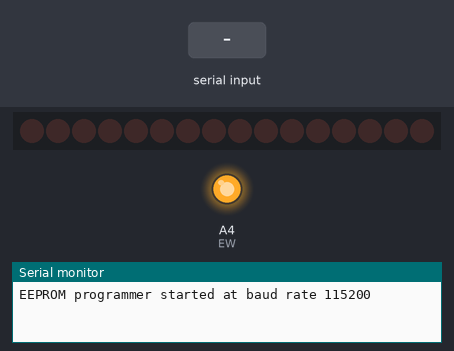
Bench run of a program on a simulated Arduino Nano, built with avr-gcc and run on an emulated ATmega328P. On the bench: 16 shift-register outputs drawn as a row of LEDs (first output left, lit = HIGH), output pins drawn as LEDs (lit = HIGH), the last lines printed to the serial monitor. Wiring (inferred from the names in the program): 2 × shift register (74HC595): data pin 3; shift clock pin 2; latch A5. Wiring (inferred from the signals the program sends): row of LEDs: on Q0, Q1, Q2, Q3, Q4, Q5, Q6, Q7, Q8, Q9, Q10, Q11, Q12, Q13, Q14, Q15. Inputs (shaded band) come from the test bench. Pins used as bus, display or sensor lines are not drawn.

Above: at 1.2 s.
1.3 s: "90,45,200\n" received over Serial
At 2.4 s:
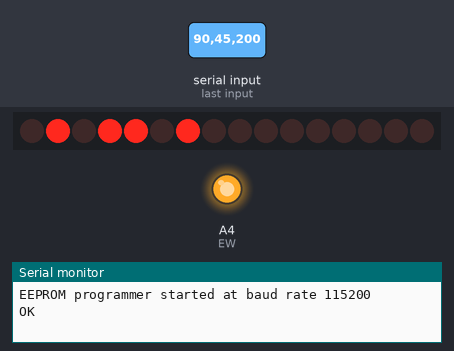
5.8 s: "30,150,10\n" received over Serial
At 7.0 s:
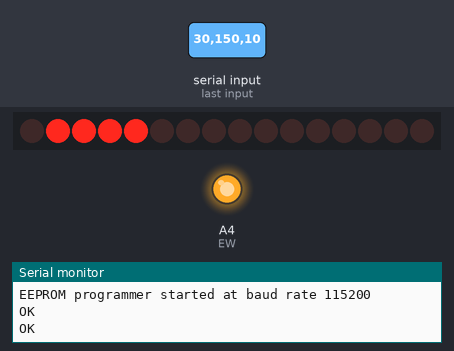
7.3 s: "1,90\n" received over Serial
At 8.2 s:
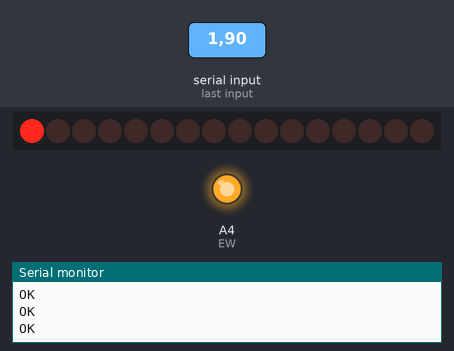
Timing chart, 0 to 10.3 s (numbered marks = the images above; inputs shaded):
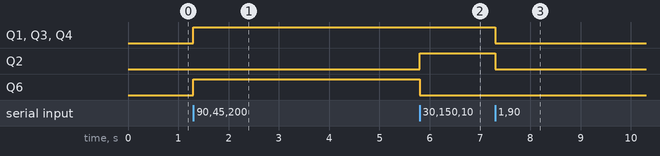

The program:

main.cpp
```cpp
//************************************************************************************
// Include libraries
#include <Arduino.h>
#include "EEPROMwriter.h"
//************************************************************************************
// Global variables
uint32_t baudRate = 115200;
// Initialize instance
EEPROMwriter Ewriter;
//************************************************************************************
// Functions
// Setup serial connection
void setupSerial(uint32_t baudRate) {
    Serial.begin(baudRate);
    Serial.print("EEPROM programmer started at baud rate ");
    Serial.println(String(baudRate));
    Serial.flush();
}
// Write address and data to serial prompt
void writeToSerial(uint16_t address, uint8_t data) {
    Serial.print(address);
    Serial.print(",");
    Serial.println(data); // Prints data and \n character
    Serial.flush();
}
// Process serial command
void processInput(String input) {
    int16_t LFindex = input.indexOf('\n');
    if (LFindex > 0) { // Remove newline character
        input = input.substring(0, LFindex);
    }
    int16_t SEPindex = input.indexOf(","); // Check for comma seperator
    if (SEPindex > 0) { // Write command
        uint16_t address = (uint16_t) (input.substring(0, SEPindex)).toInt();
        uint8_t data = (uint8_t) (input.substring(SEPindex + 1)).toInt();
        Ewriter.writeEEPROM(address, data);
        Serial.println("OK");
    } else { // Read command
        uint16_t address = (uint16_t) input.toInt();
        uint8_t data = Ewriter.readEEPROM(address);
        writeToSerial(address, data);
    }
}
// Read a string from the serial port
void readStringFromSerial() {
    if (Serial.available() > 0) {
		String input = Serial.readStringUntil('\n');
		processInput(input);
    }
}
//************************************************************************************
// Setup
void setup() {
    setupSerial(baudRate);
}
//************************************************************************************
// Main loop
void loop() {
	readStringFromSerial();
}
//************************************************************************************
```

EEPROMwriter.cpp
```cpp
#include <Arduino.h>
#include "EEPROMwriter.h"
//************************************************************************************
// Public functions
//************************************************************************************
// Setup pinout
EEPROMwriter::EEPROMwriter() {
    setupHW();
}
// Setup pinout, non default paramaters
EEPROMwriter::EEPROMwriter(uint8_t io0, uint8_t io1, uint8_t io2, uint8_t io3, uint8_t io4, uint8_t io5, uint8_t io6, uint8_t io7, uint8_t Eread, uint8_t Ewrite, uint8_t Eenable, uint8_t soutpin, uint8_t sclockpin) : EEPROM_pin({io0, io1, io2, io3, io4, io5, io6, io7}), EEPROMread(Eread), EEPROMwrite(Ewrite), EEPROMenable(Eenable), shiftOutPin(soutpin), shiftClockPin(sclockpin) {
    setupHW();
}
// Write to EEPROM
void EEPROMwriter::writeEEPROM(uint16_t address, uint8_t data) {
    shiftOutAddress(address);
    setEEPROM(OUTPUT);
    setData(data);
    pulseWrite();
    setEEPROM(INPUT);
}
// Read from EEPROM
uint8_t EEPROMwriter::readEEPROM(uint16_t address) {
    shiftOutAddress(address);
    setEEPROM(INPUT);
    return getData();
}
//************************************************************************************
// Private functions
//************************************************************************************
// Setup EEPROM and 74HC164
void EEPROMwriter::setupHW() {
    setupEEPROM();
    setupShift();
}
// Setup EEPROM read and write pins
void EEPROMwriter::setupEEPROM() {
    pinMode(ER, OUTPUT);
    digitalWrite(ER, LOW);
    digitalWrite(EW, HIGH);
    pinMode(EW, OUTPUT);
    digitalWrite(CE, LOW);
    pinMode(CE, OUTPUT);
    setEEPROM(INPUT);
}
// Setup 74HC164 out and clock pin
void EEPROMwriter::setupShift() {
    digitalWrite(SO, LOW);
    pinMode(SO, OUTPUT);
    digitalWrite(SC, LOW);
    pinMode(SC, OUTPUT);
    shiftOut(SO, SC, MSBFIRST, 0);
    shiftOut(SO, SC, MSBFIRST, 0);
}
// Set data pins mode for EEPROM, input or output (read or write data)
void EEPROMwriter::setEEPROM(uint8_t mode) {
    if (EEPROM_mode != mode) {
        EEPROM_mode = mode;
        if (mode == OUTPUT) {
            digitalWrite(ER, HIGH);
        } else {
            digitalWrite(ER, LOW);
        }
        for (uint8_t i = 0; i < EEPROM_pins; i++) {
            pinMode(EEPROM_pin[i], mode);
        }
    }
    delayMicroseconds(pinDelay);
}
// Shift out address to 74HC164
void EEPROMwriter::shiftOutAddress(uint16_t address) {
    byte lb_addr = (byte) address;
    byte hb_addr = (byte) (address >> 8);
    shiftOut(SO, SC, MSBFIRST, hb_addr);
    shiftOut(SO, SC, MSBFIRST, lb_addr);
}
// Get data
uint8_t EEPROMwriter::getData() {
    uint8_t data = 0;
    for (uint8_t i = 0; i < EEPROM_pins; i ++) {
        data = data + (digitalRead(EEPROM_pin[i]) << i);
    }
    return data;
}
// Set data
void EEPROMwriter::setData(uint8_t data) {
    for (uint8_t i = 0; i < EEPROM_pins; i ++) {
        digitalWrite(EEPROM_pin[i], bitRead(data, i));
    }
    delayMicroseconds(pinDelay);
}
// Pulse write
void EEPROMwriter::pulseWrite() {
    digitalWrite(EW, LOW);
    delayMicroseconds(pulseTime); // Wrtie pulse should be 100 ns, function works accurately down to 3 micro seconds
    digitalWrite(EW, HIGH);
    delayMicroseconds(pinDelay);
}
//************************************************************************************
```

EEPROMwriter.h
```cpp
// ensure this library description is only included once
#ifndef EEPROMwriter_h
#define EEPROMwriter_h
// Simple serial EEPROM reader/writer
// To shift register are used to set address
// Data is read using digital pins
// Global definitions
// EEPROM pinout
#define ED0 4 // EEPROM data pins, ED0 = I/O0 on EEPROM
#define ED1 5
#define ED2 6
#define ED3 7
#define ED4 8
#define ED5 9
#define ED6 10
#define ED7 11
#define EEPROM_pins 8
#define ER A5 // EEPROM read enable
#define EW A4 // EEPROM write enable
#define CE A3 // EEPROM chip enable
// Serial shift definitions
#define SO 3 // Shift out
#define SC 2 // Shift clock
#define pulseTime 5 // Write pulse should be 100 ns, function works accurately down to 3 micro seconds
#define pinDelay 3

// Include Arduino
#include <Arduino.h>
// Class
class EEPROMwriter {
    public:
        // Class initializer
        EEPROMwriter();
        EEPROMwriter(uint8_t io0, uint8_t io1, uint8_t io2, uint8_t io3, uint8_t io4, uint8_t io5, uint8_t io6, uint8_t io7, uint8_t Eread, uint8_t Ewrite, uint8_t Eenable, uint8_t soutpin, uint8_t sclockpin);

        uint8_t readEEPROM(uint16_t address);
        void writeEEPROM(uint16_t address, uint8_t data);

    private:
        const uint8_t EEPROM_pin[EEPROM_pins] = {ED0, ED1, ED2, ED3, ED4, ED5, ED6, ED7}; // EEPROM data pins
        uint8_t EEPROM_mode;
		const uint8_t EEPROMread = A5; // EEPROM read enable
		const uint8_t EEPROMwrite = A4; // EEPROM write enable
		const uint8_t EEPROMenable = A3; // EEPROM chip enable

		const uint8_t shiftOutPin = SO; // Shift out pin
		const uint8_t shiftClockPin = SC; // Clock pin

        void setupHW();
        void setupEEPROM();
        void setupShift();

        void setEEPROM(uint8_t mode);

        void setData(uint8_t data);
        uint8_t getData();
        void shiftOutAddress(uint16_t address);
        void pulseWrite();
};
#endif
```

Measured:
- after the input at 1.3 s, Q1, Q3, Q4, Q6: LOW → HIGH at once
- after the input at 5.8 s, Q2: LOW → HIGH at once; Q6: HIGH → LOW at once
- after the input at 7.3 s, Q1–4: HIGH → LOW at once
